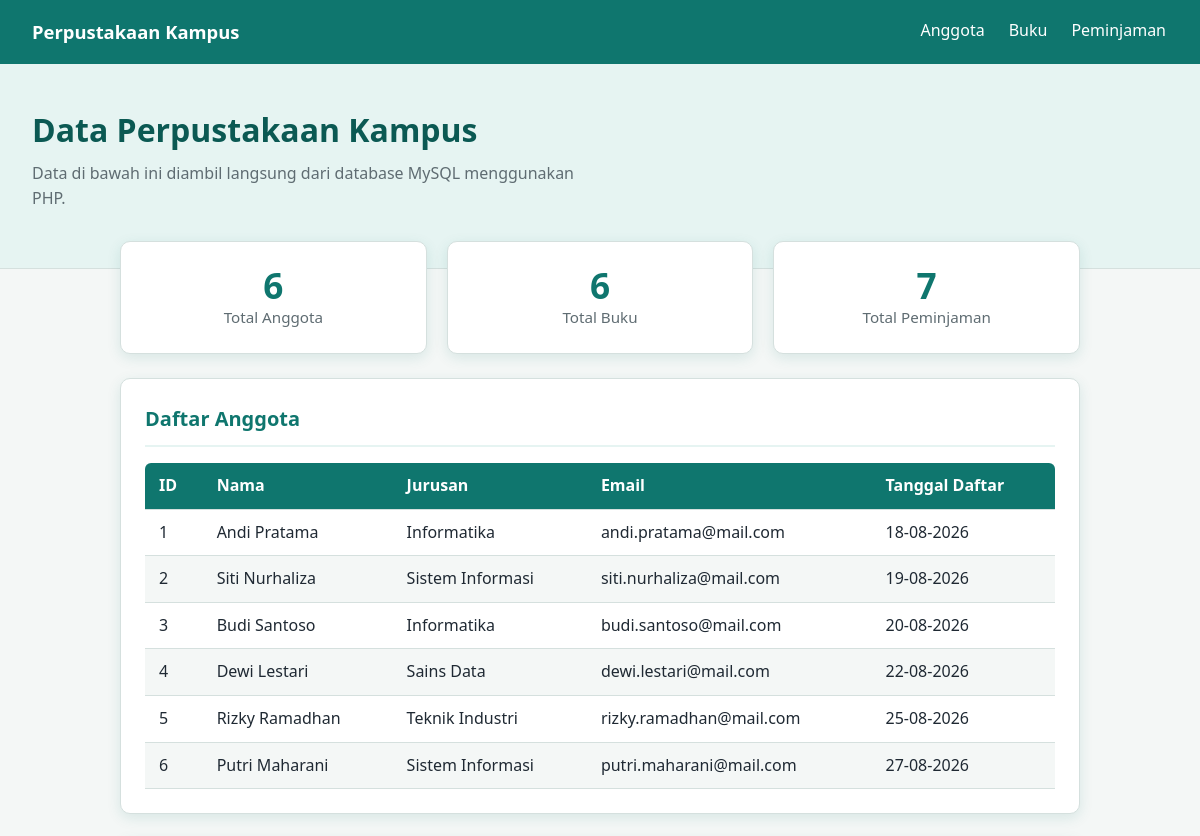
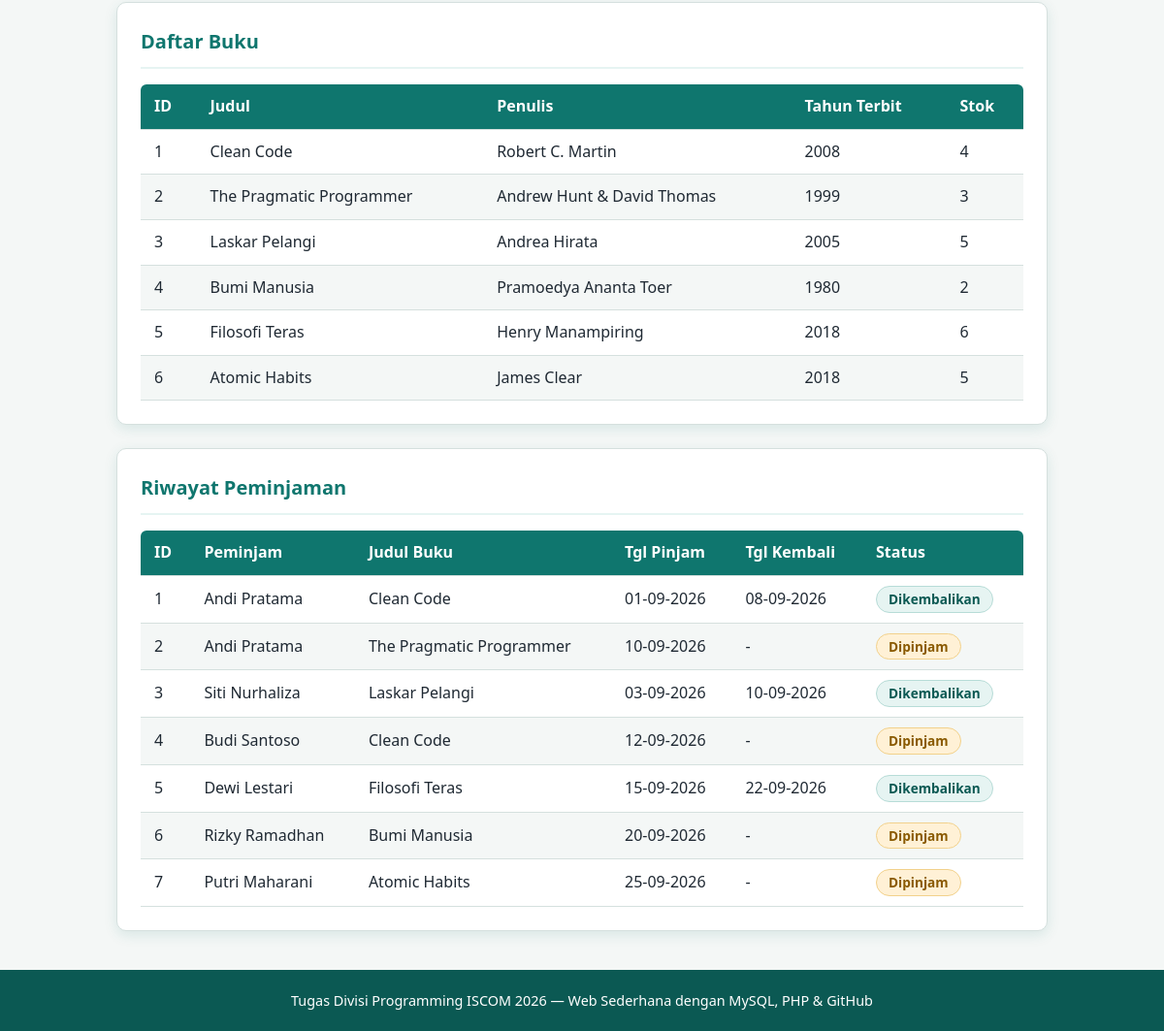
The page / on the database its author committed (2 pictures, top to bottom).
### tables this page shows
CREATE TABLE anggota (
  id_anggota   INT UNSIGNED NOT NULL AUTO_INCREMENT,
  nama         VARCHAR(100) NOT NULL,
  jurusan      VARCHAR(100) NOT NULL,
  email        VARCHAR(100) NOT NULL,
  tgl_daftar   DATE NOT NULL,
  PRIMARY KEY (id_anggota),
  UNIQUE KEY uq_anggota_email (email)
);

CREATE TABLE buku (
  id_buku       INT UNSIGNED NOT NULL AUTO_INCREMENT,
  judul         VARCHAR(150) NOT NULL,
  penulis       VARCHAR(100) NOT NULL,
  tahun_terbit  SMALLINT UNSIGNED NOT NULL,
  stok          INT UNSIGNED NOT NULL DEFAULT 0,
  PRIMARY KEY (id_buku)
);

CREATE TABLE peminjaman (
  id_peminjaman  INT UNSIGNED NOT NULL AUTO_INCREMENT,
  id_anggota     INT UNSIGNED NOT NULL,
  id_buku        INT UNSIGNED NOT NULL,
  tgl_pinjam     DATE NOT NULL,
  tgl_kembali    DATE NULL,
  status         ENUM('Dipinjam','Dikembalikan') NOT NULL DEFAULT 'Dipinjam',
  PRIMARY KEY (id_peminjaman),
  CONSTRAINT fk_peminjaman_anggota FOREIGN KEY (id_anggota)
    REFERENCES anggota (id_anggota) ON DELETE CASCADE ON UPDATE CASCADE,
  CONSTRAINT fk_peminjaman_buku FOREIGN KEY (id_buku)
    REFERENCES buku (id_buku) ON DELETE CASCADE ON UPDATE CASCADE
);

### index.php (the view, shortened to what this page needs)
<?php
require_once __DIR__ . '/services/config.php';
function jalankan_query($conn, $sql)
{
    $hasil = mysqli_query($conn, $sql);
    return $hasil;
}
function e($teks)
{
    return htmlspecialchars((string) $teks, ENT_QUOTES, 'UTF-8');
}
function tanggal($tgl)
{
    return $tgl ? date('d-m-Y', strtotime($tgl)) : '-';
}
$ringkasan = [];
foreach (['anggota' => 'Anggota', 'buku' => 'Buku', 'peminjaman' => 'Peminjaman'] as $tabel => $label) {
    $baris = mysqli_fetch_assoc(jalankan_query($conn, "SELECT COUNT(*) AS total FROM $tabel"));
    $ringkasan[$label] = $baris['total'];
}
$q_anggota = jalankan_query($conn, "SELECT * FROM anggota ORDER BY id_anggota");
$q_buku    = jalankan_query($conn, "SELECT * FROM buku ORDER BY id_buku");
$q_pinjam = jalankan_query($conn,
    "SELECT p.id_peminjaman, a.nama, b.judul, p.tgl_pinjam, p.tgl_kembali, p.status
     FROM peminjaman p
     JOIN anggota a ON p.id_anggota = a.id_anggota
     JOIN buku b    ON p.id_buku = b.id_buku
     ORDER BY p.id_peminjaman");
?>
<!DOCTYPE html>
<html lang="id">
<head>
    <link rel="stylesheet" href="style.css">
</head>
<body>
<nav class="navbar">
    <span class="brand">Perpustakaan Kampus</span>
    <div class="nav-links">
        <a href="#anggota">Anggota</a>
        <a href="#buku">Buku</a>
        <a href="#peminjaman">Peminjaman</a>
    </div>
</nav>
<header class="hero">
    <h1>Data Perpustakaan Kampus</h1>
    <p>Data di bawah ini diambil langsung dari database MySQL menggunakan PHP.</p>
</header>
<main class="container">
    <section class="stats">
        <?php foreach ($ringkasan as $label => $total): ?>
            <div class="card stat">
                <span class="stat-number"><?= e($total) ?></span>
                <span class="stat-label">Total <?= e($label) ?></span>
            </div>
        <?php endforeach; ?>
    </section>
    <section id="anggota" class="card">
        <h2>Daftar Anggota</h2>
        <div class="table-wrap">
            <table>
                <thead>
                    <tr><th>ID</th><th>Nama</th><th>Jurusan</th><th>Email</th><th>Tanggal Daftar</th></tr>
                </thead>
                <tbody>
                <?php while ($row = mysqli_fetch_assoc($q_anggota)): ?>
                    <tr>
                        <td><?= e($row['id_anggota']) ?></td>
                        <td><?= e($row['nama']) ?></td>
                        <td><?= e($row['jurusan']) ?></td>
                        <td><?= e($row['email']) ?></td>
                        <td><?= e(tanggal($row['tgl_daftar'])) ?></td>
                    </tr>
                <?php endwhile; ?>
                </tbody>
            </table>
        </div>
    </section>
    <section id="buku" class="card">
        <h2>Daftar Buku</h2>
        <div class="table-wrap">
            <table>
                <thead>
                    <tr><th>ID</th><th>Judul</th><th>Penulis</th><th>Tahun Terbit</th><th>Stok</th></tr>
                </thead>
                <tbody>
                <?php while ($row = mysqli_fetch_assoc($q_buku)): ?>
                    <tr>
                        <td><?= e($row['id_buku']) ?></td>
                        <td><?= e($row['judul']) ?></td>
                        <td><?= e($row['penulis']) ?></td>
                        <td><?= e($row['tahun_terbit']) ?></td>
                        <td><?= e($row['stok']) ?></td>
                    </tr>
                <?php endwhile; ?>
                </tbody>
            </table>
        </div>
    </section>
    <section id="peminjaman" class="card">
        <h2>Riwayat Peminjaman</h2>
        <div class="table-wrap">
            <table>
                <thead>
                    <tr><th>ID</th><th>Peminjam</th><th>Judul Buku</th><th>Tgl Pinjam</th><th>Tgl Kembali</th><th>Status</th></tr>
                </thead>
                <tbody>
                <?php while ($row = mysqli_fetch_assoc($q_pinjam)): ?>
                    <tr>
                        <td><?= e($row['id_peminjaman']) ?></td>
                        <td><?= e($row['nama']) ?></td>
                        <td><?= e($row['judul']) ?></td>
                        <td><?= e(tanggal($row['tgl_pinjam'])) ?></td>
                        <td><?= e(tanggal($row['tgl_kembali'])) ?></td>
                        <td>
                            <span class="badge <?= $row['status'] === 'Dipinjam' ? 'badge-pinjam' : 'badge-kembali' ?>">
                                <?= e($row['status']) ?>
                            </span>
                        </td>
                    </tr>
                <?php endwhile; ?>
                </tbody>
            </table>
        </div>
    </section>
</main>
<footer class="footer">
    <p>Tugas Divisi Programming ISCOM 2026 &mdash; Web Sederhana dengan MySQL, PHP &amp; GitHub</p>
</footer>
</body>
</html>

### style.css (style rules this page uses)
:root { --brand: #0f766e; --brand-dark: #0b5953; --brand-soft: #e6f4f2; --ink: #1f2933; --muted: #5f6c72; --line: #d5e0de; --bg: #f4f7f6; }
* { box-sizing: border-box; margin: 0; padding: 0; }
body { font-family: "Segoe UI", system-ui, -apple-system, Arial, sans-serif; background: var(--bg); color: var(--ink); line-height: 1.6; }
.navbar { display: flex; justify-content: space-between; align-items: center; padding: 14px 32px; background: var(--brand); color: #fff; position: sticky; top: 0; z-index: 10; }
.brand { font-size: 1.15rem; font-weight: 700; }
.nav-links { display: flex; gap: 20px; }
.nav-links a { color: #fff; text-decoration: none; padding: 4px 2px; border-bottom: 2px solid transparent; }
.hero { padding: 40px 32px 56px; background: var(--brand-soft); border-bottom: 1px solid var(--line); }
.hero h1 { color: var(--brand-dark); font-size: 2rem; margin-bottom: 6px; }
.hero p { color: var(--muted); max-width: 60ch; }
.container { max-width: 1000px; margin: -28px auto 40px; padding: 0 20px; display: flex; flex-direction: column; gap: 24px; }
.card { background: #fff; padding: 24px; border: 1px solid var(--line); border-radius: 10px; box-shadow: 0 4px 14px rgba(15, 118, 110, 0.12); }
.card h2 { color: var(--brand); font-size: 1.25rem; margin-bottom: 16px; padding-bottom: 10px; border-bottom: 2px solid var(--brand-soft); }
.stats { display: flex; gap: 20px; }
.stat { flex: 1; display: flex; flex-direction: column; align-items: center; }
.stat-number { font-size: 2.2rem; font-weight: 700; color: var(--brand); line-height: 1.1; }
.stat-label { color: var(--muted); font-size: 0.95rem; }
.table-wrap { overflow-x: auto; }
table { width: 100%; border-collapse: collapse; min-width: 520px; }
th, td { padding: 10px 14px; text-align: left; border-bottom: 1px solid var(--line); }
thead th { background: var(--brand); color: #fff; font-weight: 600; white-space: nowrap; }
thead th:first-child { border-top-left-radius: 6px; }
thead th:last-child { border-top-right-radius: 6px; }
tbody tr:nth-child(even) { background: var(--bg); }
.badge { display: inline-block; padding: 2px 12px; border-radius: 999px; font-size: 0.85rem; font-weight: 600; white-space: nowrap; }
.badge-pinjam { background: #fff1d6; color: #8a5a00; border: 1px solid #f2d18b; }
.badge-kembali { background: var(--brand-soft); color: var(--brand-dark); border: 1px solid #b7dcd7; }
.footer { text-align: center; padding: 20px; background: var(--brand-dark); color: #fff; font-size: 0.9rem; }

### rows shown on the page
anggota: id_anggota "1", nama "Andi Pratama", jurusan "Informatika", email "andi.pratama@mail.com", tgl_daftar "18-08-2026"
anggota: id_anggota "2", nama "Siti Nurhaliza", jurusan "Sistem Informasi", email "siti.nurhaliza@mail.com", tgl_daftar "19-08-2026"
anggota: id_anggota "3", nama "Budi Santoso", jurusan "Informatika", email "budi.santoso@mail.com", tgl_daftar "20-08-2026"
anggota: id_anggota "4", nama "Dewi Lestari", jurusan "Sains Data", email "dewi.lestari@mail.com", tgl_daftar "22-08-2026"
anggota: id_anggota "5", nama "Rizky Ramadhan", jurusan "Teknik Industri", email "rizky.ramadhan@mail.com", tgl_daftar "25-08-2026"
anggota: id_anggota "6", nama "Putri Maharani", jurusan "Sistem Informasi", email "putri.maharani@mail.com", tgl_daftar "27-08-2026"
buku: id_buku "1", judul "Clean Code", penulis "Robert C. Martin", tahun_terbit "2008", stok "4"
buku: id_buku "2", judul "The Pragmatic Programmer", penulis "Andrew Hunt & David Thomas", tahun_terbit "1999", stok "3"
buku: id_buku "3", judul "Laskar Pelangi", penulis "Andrea Hirata", tahun_terbit "2005", stok "5"
buku: id_buku "4", judul "Bumi Manusia", penulis "Pramoedya Ananta Toer", tahun_terbit "1980", stok "2"
buku: id_buku "5", judul "Filosofi Teras", penulis "Henry Manampiring", tahun_terbit "2018", stok "6"
buku: id_buku "6", judul "Atomic Habits", penulis "James Clear", tahun_terbit "2018", stok "5"
peminjaman: id_peminjaman "1", id_anggota.nama "Andi Pratama", id_buku.judul "Clean Code", tgl_pinjam "01-09-2026", tgl_kembali "08-09-2026", status "Dikembalikan"
peminjaman: id_peminjaman "2", id_anggota.nama "Andi Pratama", id_buku.judul "The Pragmatic Programmer", tgl_pinjam "10-09-2026", tgl_kembali "-", status "Dipinjam"
peminjaman: id_peminjaman "3", id_anggota.nama "Siti Nurhaliza", id_buku.judul "Laskar Pelangi", tgl_pinjam "03-09-2026", tgl_kembali "10-09-2026", status "Dikembalikan"
peminjaman: id_peminjaman "4", id_anggota.nama "Budi Santoso", id_buku.judul "Clean Code", tgl_pinjam "12-09-2026", tgl_kembali "-", status "Dipinjam"
peminjaman: id_peminjaman "5", id_anggota.nama "Dewi Lestari", id_buku.judul "Filosofi Teras", tgl_pinjam "15-09-2026", tgl_kembali "22-09-2026", status "Dikembalikan"
peminjaman: id_peminjaman "6", id_anggota.nama "Rizky Ramadhan", id_buku.judul "Bumi Manusia", tgl_pinjam "20-09-2026", tgl_kembali "-", status "Dipinjam"
peminjaman: id_peminjaman "7", id_anggota.nama "Putri Maharani", id_buku.judul "Atomic Habits", tgl_pinjam "25-09-2026", tgl_kembali "-", status "Dipinjam"

### other values the page prints
$total "6"
$label "Anggota"
$label "Buku"
$total "7"
$label "Peminjaman"
